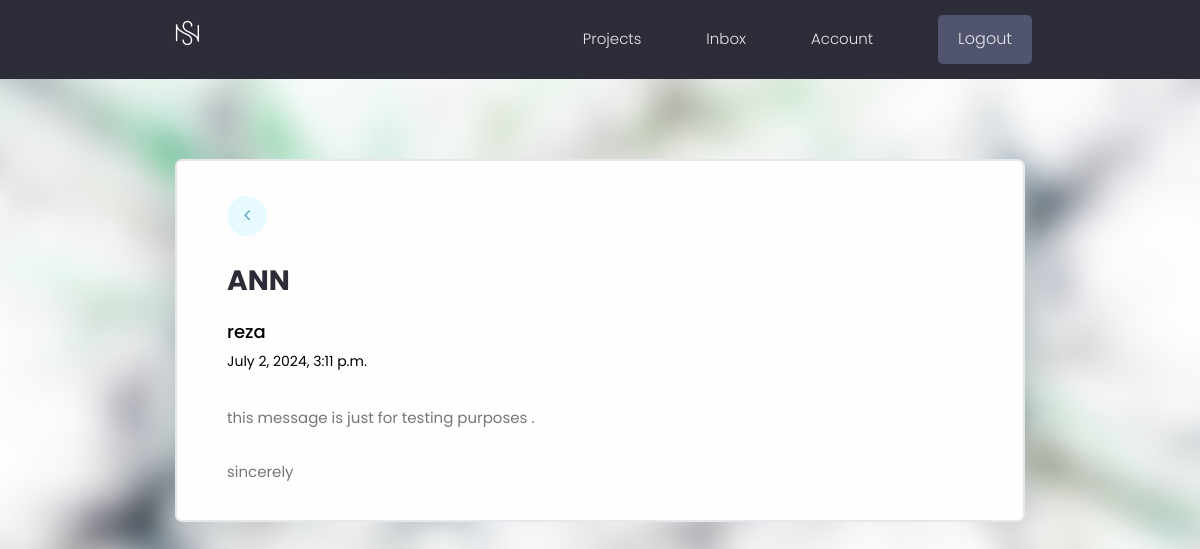
Page /message/6f6f1affe9e74e0da659114f6233f579/ (signed in) on the committed database.
### users/models.py (models this page shows, shortened)
class Message(models.Model):
    sender = models.ForeignKey(
        Profile, on_delete=models.SET_NULL, null=True, blank=True)
    recipient = models.ForeignKey(
        Profile, on_delete=models.SET_NULL, null=True, blank=True, related_name="messages")
    name = models.CharField(max_length=200, null=True, blank=True)
    email = models.EmailField(max_length=200, null=True, blank=True)
    subject = models.CharField(max_length=200, null=True, blank=True)
    body = models.TextField()
    is_read = models.BooleanField(default=False, null=True)
    created = models.DateTimeField(auto_now_add=True)
    id = models.UUIDField(default=uuid.uuid4, unique=True,
                          primary_key=True, editable=False)
    class Meta:
        ordering = ['is_read', '-created']

### users/views.py (the view)
# urls.py: path('message/<str:pk>/', views.viewMessage, name="message"),
@login_required(login_url='login')
def viewMessage(request, pk):
    profile = request.user.profile
    message = profile.messages.get(id=pk)
    if message.is_read == False:
        message.is_read = True
        message.save()
    context = {'message': message}
    return render(request, 'users/message.html', context)

### users/templates/users/message.html
{% extends 'main.html' %}
{% block content %}
<main class="messagePage my-xl">
  <div class="content-box">
    <div class="message">
      <a class="backButton" href="{% url 'inbox' %}"><i class="fa fa-angle-left "></i></a>
      <h2 class="message__subject">{{message.subject}}</h4>
        {% if message.sender %}
        <a href="{% url 'user-profile' message.sender.id  %}" class="message__author">{{message.name}}</a>
        {% else %}
        <p class="message__author">{{message.name}}</p>
        {% endif %}
        <p class="message__date">{{message.created}}</p>
        <div class="message__body">{{message.body|linebreaksbr}}</div>
    </div>
  </div>
</main>
{% endblock content %}

### static/styles/app.css (style rules this page uses)
:root { --color-sub: #2d2d39; }
.content-box { width: 95%; max-width: 85rem; margin: 0 auto; }
.message { padding: 2.5rem 0; }
.message > a { display: flex; gap: 1rem; }
.message__author, .message__date { flex-basis: 25%; }
.message__subject { flex-basis: 50%; }
.message__date { text-align: right; }
.messagePage .message { list-style: none; background: var(--color-white); padding: 3.5rem 5rem; border: 2px solid var(--color-light); border-radius: 0.7rem; }
.messagePage .message__subject { font-size: 2.8rem; color: var(--color-sub); margin-bottom: 1rem; margin-top: 2rem; }
.messagePage .message__author { font-size: 1.8rem; font-weight: 500; }
.messagePage .message__date { font-size: 1.4rem; font-weight: 400; text-align: left; margin-bottom: 3rem; }
.backButton { background: var(--color-main-light); color: var(--color-main); width: 4rem; height: 4rem; display: flex; align-items: center; justify-content: center; border-radius: 50%; }
.backButton i { font-size: 1.8rem; }

### static/styles/style.css (style rules this page uses)
@media only screen and (max-device-width: 1600px) { .bgimg { background-attachment: scroll;min-height: 400px; } }
body, html { height: 100%;color: #777;line-height: 1.8; }
.bgimg { background-attachment: fixed; background-position: center; background-repeat: no-repeat;background-size: cover; }
.bgimg-1 { background-image: url('/static/images/background/blurspickingneuralnetwork.jpeg');min-height: 100%; }

### static/uikit/styles/modules/_variables.css (style rules this page uses)
:root { --color-main: #5aa5b9; --color-main-light: #e6faff; --color-sub: #3f4156; --color-sub-light: #51546e; --color-sub-lighter: #ededfd; --color-text: #000; --color-gray: #8b8b8b; --color-light: #e5e7eb; --color-light-gray: #767676; --color-bg: #f8fafd; --color-white: #fffefd; --color-white-light: #f3f3f3; --color-success: #359e64; --color-success-bg: #def8e8; --color-error: #fc4b0b; --color-error-bg: #fff2ee; --font-base: 'Poppins', arial, helvetica, 'Segoe UI', roboto, ubuntu, sans-serif; --font-monospace: 'Fira Code', 'Courier New', courier, monospace; --font-regular: 300; --font-medium: 500; --font-bold: 700; --generic-shadow: 1px 1px 5px #00000010; --generic-transition: all 0.3s ease-in-out; }

### static/uikit/styles/modules/_base.css (style rules this page uses)
* { margin: 0; padding: 0; box-sizing: border-box; text-rendering: optimizeLegibility; color: inherit; font-size: inherit; }
html { font-size: 50%; }
@media only screen and (min-width: 480px) { html { font-size: 56.25%; } }
@media only screen and (min-width: 1200px) { html { font-size: 62.5%; } }
body { line-height: 1.6; font-weight: 400; font-size: 1.5rem; color: var(--color-text); background-color: var(--color-bg); min-height: 100vh; }

### static/uikit/styles/modules/_typography.css (style rules this page uses)
* { font-family: var(--font-base); }
h2 { font-size: 3.6rem; font-weight: var(--font-bold); }
p, span, strong { font-size: 1.6rem; color: var(--color-text); font-weight: var(--font-regular); }
a { padding-bottom: 2px; text-decoration: none; display: inline-block; color: var(--color-main); font-weight: var(--font-medium); }

### static/uikit/styles/modules/_utilities.css (style rules this page uses)
.my-xl { margin: 8rem auto; }

### rows in the picture
Message: subject "ANN", name "reza", created "July 2, 2024, 3:11 p.m.", body "this message is just for testing purposes . sincerely"
